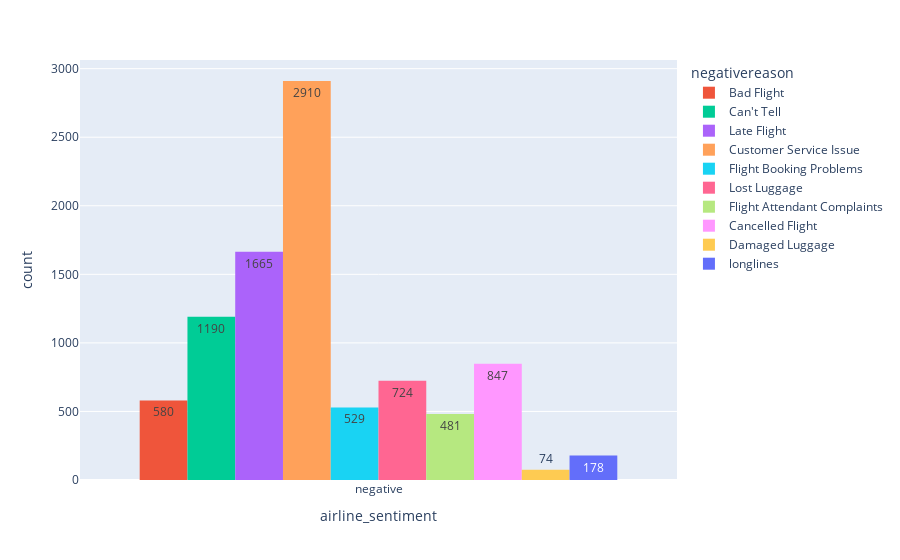

Here is the notebook cell this chart was saved with:
### Code cell
fig = px.histogram(df, x='airline_sentiment', color='negativereason', text_auto=True, barmode='group')
fig.show()

### Figure 1 — Plotly figure (JSON) as saved in the notebook; plotly's stock layout.template omitted (floating-point values rounded to 4 significant figures; data arrays with more than 128 entries replaced by an {"elided": "..."} marker saying what was removed)
{"data": [{"alignmentgroup": "True", "bingroup": "x", "hovertemplate": "negativereason=Bad Flight<br>airline_sentiment=%{x}<br>count=%{y}<extra></extra>", "legendgroup": "Bad Flight", "marker": {"color": "#EF553B", "pattern": {"shape": ""}}, "name": "Bad Flight", "offsetgroup": "Bad Flight", "orientation": "v", "showlegend": true, "texttemplate": "%{value}", "type": "histogram", "x": {"elided": "580 str values"}, "xaxis": "x", "yaxis": "y"}, {"alignmentgroup": "True", "bingroup": "x", "hovertemplate": "negativereason=Can't Tell<br>airline_sentiment=%{x}<br>count=%{y}<extra></extra>", "legendgroup": "Can't Tell", "marker": {"color": "#00cc96", "pattern": {"shape": ""}}, "name": "Can't Tell", "offsetgroup": "Can't Tell", "orientation": "v", "showlegend": true, "texttemplate": "%{value}", "type": "histogram", "x": {"elided": "1190 str values"}, "xaxis": "x", "yaxis": "y"}, {"alignmentgroup": "True", "bingroup": "x", "hovertemplate": "negativereason=Late Flight<br>airline_sentiment=%{x}<br>count=%{y}<extra></extra>", "legendgroup": "Late Flight", "marker": {"color": "#ab63fa", "pattern": {"shape": ""}}, "name": "Late Flight", "offsetgroup": "Late Flight", "orientation": "v", "showlegend": true, "texttemplate": "%{value}", "type": "histogram", "x": {"elided": "1665 str values"}, "xaxis": "x", "yaxis": "y"}, {"alignmentgroup": "True", "bingroup": "x", "hovertemplate": "negativereason=Customer Service Issue<br>airline_sentiment=%{x}<br>count=%{y}<extra></extra>", "legendgroup": "Customer Service Issue", "marker": {"color": "#FFA15A", "pattern": {"shape": ""}}, "name": "Customer Service Issue", "offsetgroup": "Customer Service Issue", "orientation": "v", "showlegend": true, "texttemplate": "%{value}", "type": "histogram", "x": {"elided": "2910 str values"}, "xaxis": "x", "yaxis": "y"}, {"alignmentgroup": "True", "bingroup": "x", "hovertemplate": "negativereason=Flight Booking Problems<br>airline_sentiment=%{x}<br>count=%{y}<extra></extra>", "legendgroup": "Flight Booking Problems", "marker": {"color": "#19d3f3", "pattern": {"shape": ""}}, "name": "Flight Booking Problems", "offsetgroup": "Flight Booking Problems", "orientation": "v", "showlegend": true, "texttemplate": "%{value}", "type": "histogram", "x": {"elided": "529 str values"}, "xaxis": "x", "yaxis": "y"}, {"alignmentgroup": "True", "bingroup": "x", "hovertemplate": "negativereason=Lost Luggage<br>airline_sentiment=%{x}<br>count=%{y}<extra></extra>", "legendgroup": "Lost Luggage", "marker": {"color": "#FF6692", "pattern": {"shape": ""}}, "name": "Lost Luggage", "offsetgroup": "Lost Luggage", "orientation": "v", "showlegend": true, "texttemplate": "%{value}", "type": "histogram", "x": {"elided": "724 str values"}, "xaxis": "x", "yaxis": "y"}, {"alignmentgroup": "True", "bingroup": "x", "hovertemplate": "negativereason=Flight Attendant Complaints<br>airline_sentiment=%{x}<br>count=%{y}<extra></extra>", "legendgroup": "Flight Attendant Complaints", "marker": {"color": "#B6E880", "pattern": {"shape": ""}}, "name": "Flight Attendant Complaints", "offsetgroup": "Flight Attendant Complaints", "orientation": "v", "showlegend": true, "texttemplate": "%{value}", "type": "histogram", "x": {"elided": "481 str values"}, "xaxis": "x", "yaxis": "y"}, {"alignmentgroup": "True", "bingroup": "x", "hovertemplate": "negativereason=Cancelled Flight<br>airline_sentiment=%{x}<br>count=%{y}<extra></extra>", "legendgroup": "Cancelled Flight", "marker": {"color": "#FF97FF", "pattern": {"shape": ""}}, "name": "Cancelled Flight", "offsetgroup": "Cancelled Flight", "orientation": "v", "showlegend": true, "texttemplate": "%{value}", "type": "histogram", "x": {"elided": "847 str values"}, "xaxis": "x", "yaxis": "y"}, {"alignmentgroup": "True", "bingroup": "x", "hovertemplate": "negativereason=Damaged Luggage<br>airline_sentiment=%{x}<br>count=%{y}<extra></extra>", "legendgroup": "Damaged Luggage", "marker": {"color": "#FECB52", "pattern": {"shape": ""}}, "name": "Damaged Luggage", "offsetgroup": "Damaged Luggage", "orientation": "v", "showlegend": true, "texttemplate": "%{value}", "type": "histogram", "x": ["negative", "negative", "negative", "negative", "negative", "negative", "negative", "negative", "negative", "negative", "negative", "negative", "negative", "negative", "negative", "negative", "negative", "negative", "negative", "negative", "negative", "negative", "negative", "negative", "negative", "negative", "negative", "negative", "negative", "negative", "negative", "negative", "negative", "negative", "negative", "negative", "negative", "negative", "negative", "negative", "negative", "negative", "negative", "negative", "negative", "negative", "negative", "negative", "negative", "negative", "negative", "negative", "negative", "negative", "negative", "negative", "negative", "negative", "negative", "negative", "negative", "negative", "negative", "negative", "negative", "negative", "negative", "negative", "negative", "negative", "negative", "negative", "negative", "negative"], "xaxis": "x", "yaxis": "y"}, {"alignmentgroup": "True", "bingroup": "x", "hovertemplate": "negativereason=longlines<br>airline_sentiment=%{x}<br>count=%{y}<extra></extra>", "legendgroup": "longlines", "marker": {"color": "#636efa", "pattern": {"shape": ""}}, "name": "longlines", "offsetgroup": "longlines", "orientation": "v", "showlegend": true, "texttemplate": "%{value}", "type": "histogram", "x": {"elided": "178 str values"}, "xaxis": "x", "yaxis": "y"}], "layout": {"barmode": "group", "legend": {"title": {"text": "negativereason"}, "tracegroupgap": 0}, "margin": {"t": 60}, "xaxis": {"anchor": "y", "domain": [0, 1], "title": {"text": "airline_sentiment"}}, "yaxis": {"anchor": "x", "domain": [0, 1], "title": {"text": "count"}}}}
